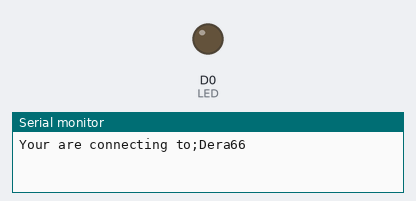
Bench run of a sketch on a simulated ESP8266 (NodeMCU). Shown: output pins drawn as LEDs (lit = HIGH), the last lines printed to the serial monitor. WiFi joins after 1.5 s; servers stay silent unless stated; uploads are accepted with an empty reply.

Above: at 0.3 s.
At 2.0 s:
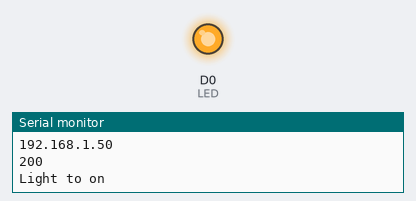
Timing chart, 0 to 3.5 s (numbered marks = the images above):
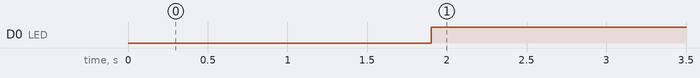

Measured:
- by itself, D0 (LED): LOW → HIGH at 1.9 s

The sketch:

Nodemcu_Code.ino
```cpp
// Note : If other computer cannot access the xampp localhost tyrn off the firewall of acceptor xampp laptop.


#include <ESP8266WiFi.h>
#include <ESP8266HTTPClient.h>

    #define LED     D0        // Led in NodeMCU at pin GPIO16 (D0)

    const char* ssid     = "Dera66";
    const char* password = "talktoeachother";

    int wifiStatus;

    void setup() {

      Serial.begin(115200); // Serial Monitor should also have same baud rate matching. Baud rate= number of bits per second.
      delay(200);


     pinMode(LED,OUTPUT);

      // We start by connecting to a WiFi network

      Serial.print("Your are connecting to;");
      Serial.println(ssid);

  //making a static ip of esp
  //Static IP address configuration
  IPAddress staticIP(192, 168, 1, 50); //ESP static ip
  IPAddress gateway(192, 168, 1, 1);   //IP Address of your WiFi Router (Gateway)
  IPAddress subnet(255, 255, 255, 0);  //Subnet mask
  IPAddress dns(8, 8, 8, 8);  //DNS

  WiFi.config(staticIP, subnet, gateway, dns);

      WiFi.begin(ssid, password);

      while (WiFi.status() != WL_CONNECTED) {
        delay(500); //.5second delsy
        Serial.print(".");
      }

 }

void loop() {
      WiFiClient client;
      wifiStatus = WiFi.status();

      if(wifiStatus == WL_CONNECTED){
         Serial.println("");
         Serial.println("Your ESP is connected!");
         Serial.println("Your IP address is: ");
         Serial.println(WiFi.localIP());

         HTTPClient http;    //Declare object of class HTTPClient

         http.begin("http://192.168.1.9/ResponseFile.php");      //Specify request destination
         http.addHeader("Content-Type", "application/x-www-form-urlencoded");  //Specify content-type header

         int httpCode = http.POST("temp=20&light=88");   //Send the request
         String payload = http.getString();                  //Get the response payload

         Serial.println(httpCode);   //Print HTTP return code
         Serial.println(payload);    //Print request response payload

         if(payload.toInt()== 0)
         {
          Serial.println("Light to on");
          digitalWrite(LED,HIGH);
          }
         else{
          Serial.println("Light to off");
          digitalWrite(LED,LOW);
          }

         http.end();  //Close connection


      }
      else{
        Serial.println("");
        Serial.println("WiFi not connected");
      }
      delay(1000); // check for connection every once a second
}
```
